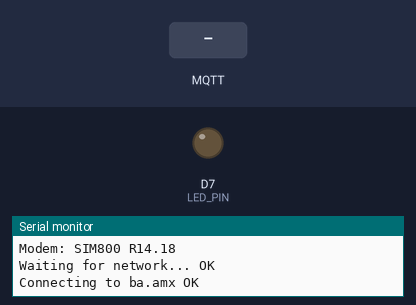
This sketch was run on a simulated ESP8266 (NodeMCU). Parts: output pins drawn as LEDs (lit = HIGH), the last lines printed to the serial monitor. Inputs (shaded band) come from the test bench. No MQTT or app messages arrive unless stated.

Above: at 4.2 s.
4.3 s: MQTT message "1" arrives on the first subscribed topic
At 6.2 s:
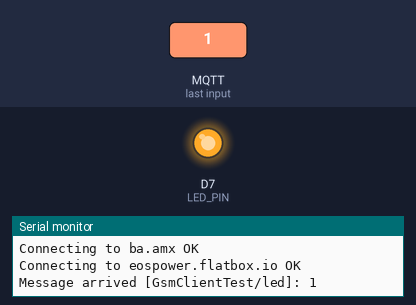
6.5 s: MQTT message "0" arrives on the first subscribed topic
At 7.7 s:
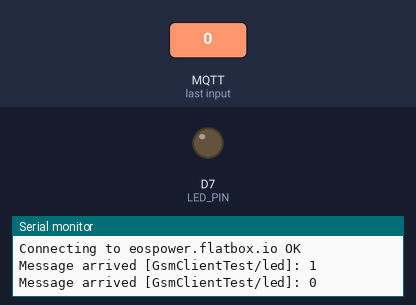
8.0 s: MQTT message "2" arrives on the first subscribed topic
At 9.0 s:
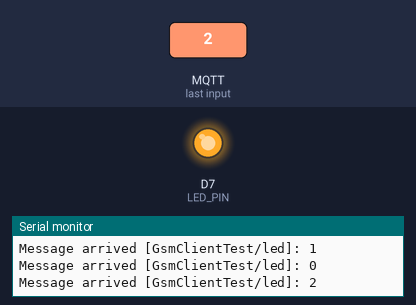
Timing chart, 0 to 11.0 s (numbered marks = the images above; inputs shaded):
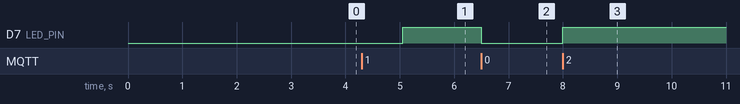

Measured:
- after the input at 4.3 s, D7 (LED_PIN): LOW → HIGH after 0.75 s
- after the input at 6.5 s, D7 (LED_PIN): HIGH → LOW at once
- after the input at 8.0 s, D7 (LED_PIN): LOW → HIGH at once

The sketch:

SIM800C_ESP8266_HELLO_DEMO_TINYGSM_MOD_.ino
```cpp
/**************************************************************
 *
 * For this example, you need to install PubSubClient library:
 *   https://github.com/knolleary/pubsubclient
 *   or from http://librarymanager/all#PubSubClient
 *
 * TinyGSM Getting Started guide:
 *   http://tiny.cc/tiny-gsm-readme
 *
 * For more MQTT examples, see PubSubClient library
 *
 **************************************************************
 * Use Mosquitto client tools to work with MQTT
 *   Ubuntu/Linux: sudo apt-get install mosquitto-clients
 *   Windows:      https://mosquitto.org/download/
 *
 * Subscribe for messages:
 *   mosquitto_sub -h test.mosquitto.org -t GsmClientTest/init -t GsmClientTest/ledStatus -q 1
 * Toggle led:
 *   mosquitto_pub -h test.mosquitto.org -t GsmClientTest/led -q 1 -m "toggle"
 *
 * You can use Node-RED for wiring together MQTT-enabled devices
 *   https://nodered.org/
 * Also, take a look at these additional Node-RED modules:
 *   node-red-contrib-blynk-ws
 *   node-red-dashboard
 *
 **************************************************************/

// Select your modem:
#define TINY_GSM_MODEM_SIM800

#include <TinyGsmClient.h>
#include <PubSubClient.h>

// Set serial for debug console (to the Serial Monitor, default speed 115200)
#define SerialMon Serial

// Use Hardware Serial on Mega, Leonardo, Micro
//#define SerialAT Serial1

// or Software Serial on Uno, Nano
#include <SoftwareSerial.h>
SoftwareSerial SerialAT(D1, D2); // RX, TX


// Your GPRS credentials
// Leave empty, if missing user or pass
const char apn[]  = "ba.amx";
const char user[] = "";
const char pass[] = "";

// MQTT details
const char* broker = "eospower.flatbox.io";

const char* topicLed = "GsmClientTest/led";
const char* topicInit = "GsmClientTest/init";
const char* topicLedStatus = "GsmClientTest/ledStatus";

TinyGsm modem(SerialAT);
TinyGsmClient client(modem);
PubSubClient mqtt(client);

#define LED_PIN 13
int ledStatus = LOW;

long lastReconnectAttempt = 0;

void setup() {
  pinMode(LED_PIN, OUTPUT);

  // Set console baud rate
  SerialMon.begin(115200);
  delay(10);

  // Set GSM module baud rate
  SerialAT.begin(115200);
  delay(3000);

  // Restart takes quite some time
  // To skip it, call init() instead of restart()
  SerialMon.println("Initializing modem...");
  modem.restart();

  String modemInfo = modem.getModemInfo();
  SerialMon.print("Modem: ");
  SerialMon.println(modemInfo);

  // Unlock your SIM card with a PIN
  //modem.simUnlock("1234");

  SerialMon.print("Waiting for network...");
  if (!modem.waitForNetwork()) {
    SerialMon.println(" fail");
    while (true);
  }
  SerialMon.println(" OK");

  SerialMon.print("Connecting to ");
  SerialMon.print(apn);
  if (!modem.gprsConnect(apn, user, pass)) {
    SerialMon.println(" fail");
    while (true);
  }
  SerialMon.println(" OK");

  // MQTT Broker setup
  mqtt.setServer(broker, 1883);
  mqtt.setCallback(mqttCallback);
}

boolean mqttConnect() {
  SerialMon.print("Connecting to ");
  SerialMon.print(broker);
  if (!mqtt.connect("GsmClientTest","gsmadmin","gsmadmin")) {
    SerialMon.println(" fail");
    return false;
  }
  SerialMon.println(" OK");
  mqtt.publish(topicInit, "GsmClientTest started");
  mqtt.subscribe(topicLed);
  return mqtt.connected();
}

void loop() {

  if (mqtt.connected()) {
    mqtt.loop();
  } else {
    // Reconnect every 10 seconds
    unsigned long t = millis();
    if (t - lastReconnectAttempt > 5000L) {
      lastReconnectAttempt = t;
      if (mqttConnect()) {
        lastReconnectAttempt = 0;
      }
    }
  }

}

void mqttCallback(char* topic, byte* payload, unsigned int len) {
  SerialMon.print("Message arrived [");
  SerialMon.print(topic);
  SerialMon.print("]: ");
  SerialMon.write(payload, len);
  SerialMon.println();

  // Only proceed if incoming message's topic matches
  if (String(topic) == topicLed) {
    ledStatus = !ledStatus;
    digitalWrite(LED_PIN, ledStatus);
    mqtt.publish(topicLedStatus, ledStatus ? "1" : "0");
  }
}
```
